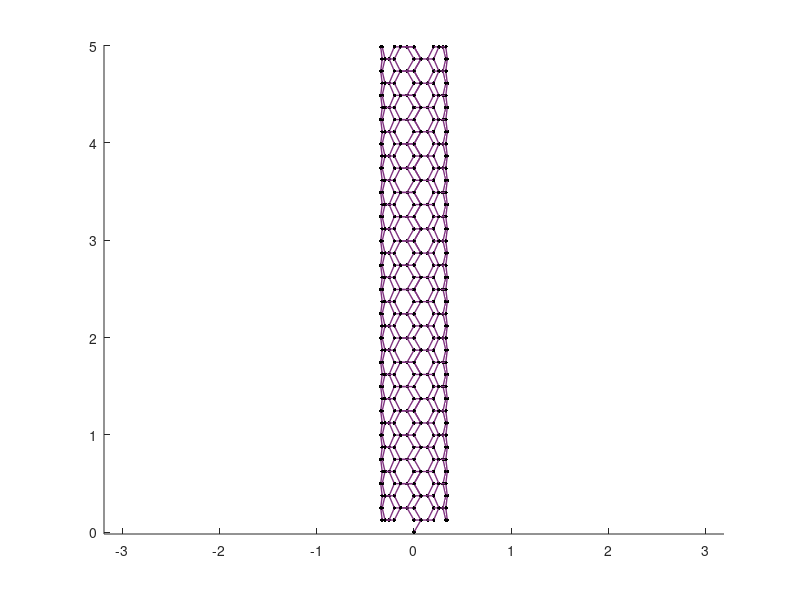

Source code (MATLAB):
% ........................... Input Data ...................................
n = input('Enter the Chiral coordinate n>0 & integer: ');
m = input('Enter the Chiral coordinate m>0 & integer: ');
l = input('Enter the nanotube length in nanometer: ');
bl = 0.144;

a = 2 * bl * cos(pi / 6);
a1 = [1; 0] * a;
a2 = [cos(pi / 3); sin(pi / 3)] * a;
vector = n * a1 + m * a2;
length_vector = sqrt(vector(1, 1)^2 + vector(2, 1)^2);
cos_t = vector(1, 1) / length_vector;
sin_t = vector(2, 1) / length_vector;
T = [cos_t, sin_t; -sin_t, cos_t];
counter = 1;
check = 1;
y_temp = -bl / 2;

% ...................... Generating graphene plane .........................

graphene_plane = [];
for j = 0:5 * round(l / bl)
    if (check == 3)
        xo = a / 2;
        check = check + 1;
        y_temp = y_temp + bl / 2;
    elseif (check == 4)
        x = a / 2;
        check = 1;
        y_temp = y_temp + bl;
    elseif (check == 2)
        xo = 0;
        check = check + 1;
        y_temp = y_temp + bl;
    else
        xo = 0;
        check = check + 1;
        y_temp = y_temp + bl / 2;
    end
    for i = -5 * round(l / a):5 * round(l / a)
        x = xo + i * a;
        y = y_temp;
        R = [x; y];
        R_temp = T * R;
        if (and(R_temp(1, 1) >= 0, R_temp(1, 1) < 1.01 * length_vector))
            if (and(R_temp(2, 1) >= 0, R_temp(2, 1) < l))
                graphene_plane(counter, 1) = counter;
                graphene_plane(counter, 2) = R_temp(1, 1);
                graphene_plane(counter, 3) = R_temp(2, 1);
                counter = counter + 1;
            end
        end
    end
end

% .............. Rolling the Graphene plane ..........................
Number_atoms = size(graphene_plane, 1);
r = length_vector / 2 / pi;

Atom_data = zeros(Number_atoms, 4);
for i = 1:Number_atoms
    teta = graphene_plane(i, 2) / r;
    Atom_data(i, 1) = i;
    Atom_data(i, 2) = r * sin(teta);
    Atom_data(i, 3) = graphene_plane(i, 3);
    Atom_data(i, 4) = r * cos(teta) + r;
end

% ............. Generating Bond matrix ...............................
Bond_matrix = zeros(Number_atoms);

for i = 1:Number_atoms
    for j = i + 1:Number_atoms
        distance = norm(Atom_data(i, 2:4) - Atom_data(j, 2:4));
        if (distance < 1.1 * bl)
            Bond_matrix(i, j) = 1;
            Bond_matrix(j, i) = 1;
        end
    end
end

% .................. Drawing atoms and bonds .........................
figure;
hold on;
% Set color for atoms
atom_color = [0 0 0];

for i = 1:Number_atoms
    x = Atom_data(i, 2);
    y = Atom_data(i, 3);
    z = Atom_data(i, 4);
    [xx, yy, zz] = sphere();
    rr = 0.075 * a;
    surf(rr * xx + x, rr * yy + y, rr * zz + z, 'EdgeColor', 'none', 'LineStyle', 'none', 'FaceLighting', 'phong', 'FaceColor', atom_color)
    axis equal;
end

% Set color for bonds
bond_color = [0.50 0.200 0.50];

for i = 1:Number_atoms
    for j = i + 1:Number_atoms
        if (Bond_matrix(i, j) == 1)
            x = Atom_data(i, 2);
            y = Atom_data(i, 3);
            z = Atom_data(i, 4);
            xx = Atom_data(j, 2);
            yy = Atom_data(j, 3);
            zz = Atom_data(j, 4);
            line([x, xx], [y, yy], [z, zz], 'Color', bond_color, 'LineWidth', 1)
        end
    end
end

% .................. Generating output files .........................
Atom_data = Atom_data';
Bond_data = find(Bond_matrix == 1);
[i, j] = ind2sub(size(Bond_matrix), Bond_data);
Bond_data = [i, j];

fid1 = fopen('Atom_data.txt', 'wt');
fid2 = fopen('Bond_data.txt', 'wt');
fprintf(fid1, 'Atom_number     X(nm)     Y(nm)     Z(nm)     \n');
fprintf(fid2, 'Bond_number      Atom1      Atom2     \n');
fprintf(fid1, '%d  %15.10f  %15.10f  %15.10f  \n', Atom_data);
fprintf(fid2, '%d  %d  %d  \n', Bond_data);
fclose(fid1);
fclose(fid2);

hold off;
